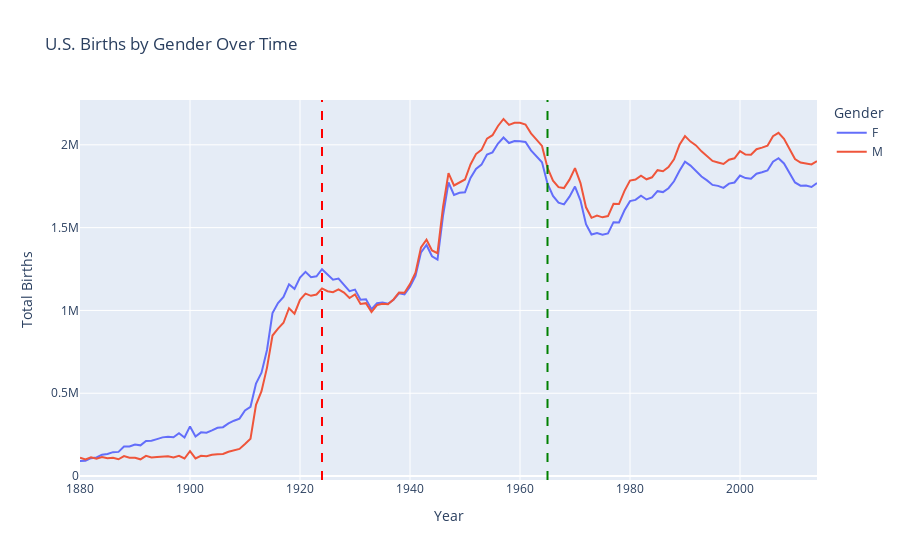

The notebook cell saved with this chart:
### Code cell
# Births by gender over time
births_by_year_gender = df.groupby(['Year', 'Gender'])['Count'].sum().reset_index()

fig = px.line(births_by_year_gender, x='Year', y='Count', color='Gender',
              title='U.S. Births by Gender Over Time',
              labels={'Count': 'Total Births'})

fig.add_vline(x=1924, line_dash="dash", line_color="red")
fig.add_vline(x=1965, line_dash="dash", line_color="green")

fig.show()

### Figure 1 — Plotly figure (JSON) as saved in the notebook; plotly's stock layout.template omitted (floating-point values rounded to 4 significant figures; data arrays with more than 128 entries replaced by an {"elided": "..."} marker saying what was removed)
{"data": [{"hovertemplate": "Gender=F<br>Year=%{x}<br>Total Births=%{y}<extra></extra>", "legendgroup": "F", "line": {"color": "#636efa", "dash": "solid"}, "marker": {"symbol": "circle"}, "mode": "lines", "name": "F", "orientation": "v", "showlegend": true, "type": "scatter", "x": {"elided": "135 int values"}, "xaxis": "x", "y": {"elided": "135 int values"}, "yaxis": "y"}, {"hovertemplate": "Gender=M<br>Year=%{x}<br>Total Births=%{y}<extra></extra>", "legendgroup": "M", "line": {"color": "#EF553B", "dash": "solid"}, "marker": {"symbol": "circle"}, "mode": "lines", "name": "M", "orientation": "v", "showlegend": true, "type": "scatter", "x": {"elided": "135 int values"}, "xaxis": "x", "y": {"elided": "135 int values"}, "yaxis": "y"}], "layout": {"legend": {"title": {"text": "Gender"}, "tracegroupgap": 0}, "shapes": [{"line": {"color": "red", "dash": "dash"}, "type": "line", "x0": 1924, "x1": 1924, "xref": "x", "y0": 0, "y1": 1, "yref": "y domain"}, {"line": {"color": "green", "dash": "dash"}, "type": "line", "x0": 1965, "x1": 1965, "xref": "x", "y0": 0, "y1": 1, "yref": "y domain"}], "title": {"text": "U.S. Births by Gender Over Time"}, "xaxis": {"anchor": "y", "domain": [0, 1], "title": {"text": "Year"}}, "yaxis": {"anchor": "x", "domain": [0, 1], "title": {"text": "Total Births"}}}}
